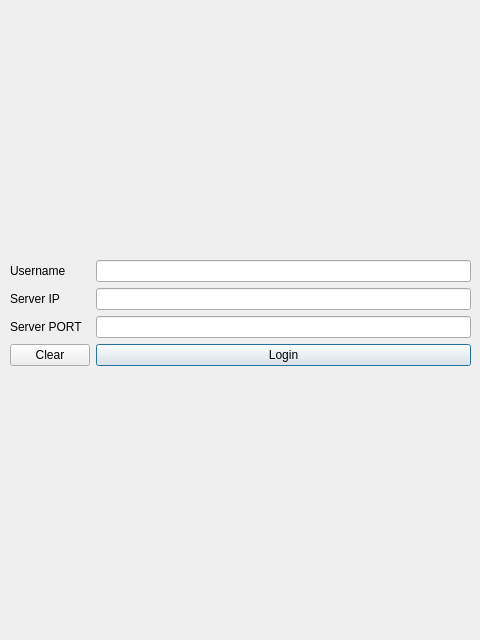
<?xml version="1.0" encoding="UTF-8"?>
<ui version="4.0">
 <class>Dialog</class>
 <widget class="QDialog" name="Dialog">
  <property name="geometry">
   <rect>
    <x>0</x>
    <y>0</y>
    <width>480</width>
    <height>640</height>
   </rect>
  </property>
  <property name="windowTitle">
   <string>Login</string>
  </property>
  <widget class="QWidget" name="formLayoutWidget">
   <property name="geometry">
    <rect>
     <x>10</x>
     <y>260</y>
     <width>461</width>
     <height>141</height>
    </rect>
   </property>
   <layout class="QFormLayout" name="formLayout">
    <item row="0" column="0">
     <widget class="QLabel" name="UsernameLabel">
      <property name="text">
       <string>Username</string>
      </property>
     </widget>
    </item>
    <item row="0" column="1">
     <widget class="QLineEdit" name="UsernameLineEdit"/>
    </item>
    <item row="1" column="0">
     <widget class="QLabel" name="ServerIPLabel">
      <property name="text">
       <string>Server IP</string>
      </property>
     </widget>
    </item>
    <item row="1" column="1">
     <widget class="QLineEdit" name="ServerIPLineEdit"/>
    </item>
    <item row="2" column="0">
     <widget class="QLabel" name="ServerPORTLabel">
      <property name="text">
       <string>Server PORT</string>
      </property>
     </widget>
    </item>
    <item row="2" column="1">
     <widget class="QLineEdit" name="ServerPORTLineEdit"/>
    </item>
    <item row="3" column="1">
     <widget class="QPushButton" name="LoginButton">
      <property name="text">
       <string>Login</string>
      </property>
     </widget>
    </item>
    <item row="3" column="0">
     <widget class="QPushButton" name="ClearButton">
      <property name="text">
       <string>Clear</string>
      </property>
     </widget>
    </item>
   </layout>
  </widget>
 </widget>
 <resources/>
 <connections/>
</ui>
